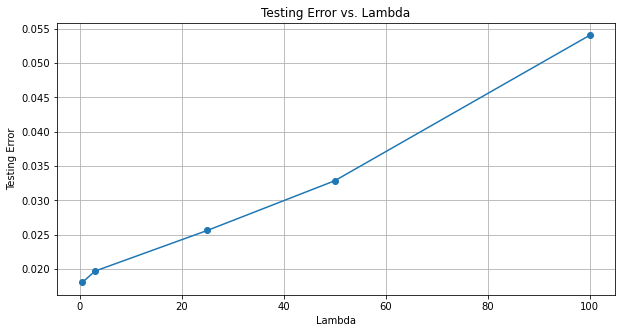

This chart was generated by the following Python code:
import numpy as np
import pandas as pd
import matplotlib.pyplot as plt

# Load the dataset into a pandas DataFrame
file_path = 'crime.csv'
df = pd.read_csv(file_path)

# Separate the data into features (X) and the target variable (y)
X = df.iloc[:, :-1].values  # Exclude the last column as the target variable
y = df.iloc[:, -1].values   # The last column is the target variable

# Custom Standard Scaler Implementation
def custom_standard_scaler(X_train, X_test):
    # Calculate mean and standard deviation from the training set
    mean = np.mean(X_train, axis=0)
    std = np.std(X_train, axis=0)
    
    # Standardize the training set
    X_train_scaled = (X_train - mean) / std
    
    # Standardize the testing set using the same mean and std
    X_test_scaled = (X_test - mean) / std
    
    return X_train_scaled, X_test_scaled

# Custom Train-Test Split Implementation
def custom_train_test_split(X, y, test_size=0.2, random_state=None):
    if random_state is not None:
        np.random.seed(random_state)
    
    # Shuffle the data
    data = np.arange(len(X))
    np.random.shuffle(data)
    X = X[data]
    y = y[data]
    
    # Calculate the split index
    split_index = int((1 - test_size) * len(X))
    
    # Split the data into training and testing sets
    X_train, X_test = X[:split_index], X[split_index:]
    y_train, y_test = y[:split_index], y[split_index:]
    
    return X_train, X_test, y_train, y_test

# Split the data into a training set (S) and a testing set (T)
X_train, X_test, y_train, y_test = custom_train_test_split(X, y, test_size=0.2, random_state=42)

# Define a range of lambda values to test
lambda_values = np.logspace(-3, 3, 100)  # You can adjust the range as needed

# Function to compute soft threshold
def soft_threshold(rho, lambda_val):
    if rho < -lambda_val:
        return rho + lambda_val
    elif rho > lambda_val:
        return rho - lambda_val
    else:
        return 0

# Function to perform coordinate descent for Lasso
def coordinate_descent_lasso(X, y, lambda_val, tolerance=0.0005, max_iterations=100):
    n_samples, n_features = X.shape
    beta = np.zeros(n_features)
    old_beta = np.copy(beta)
    update_counts = []  # To store the number of CD updates
    
    for i in range(max_iterations):
        
        for j in range(n_features):
            
            # Calculate the residual without the j-th feature
            r = y - X.dot(beta) + X[:, j] * beta[j]
            
            # Compute the coordinate-wise update
            new_beta_j = soft_threshold(X[:, j].dot(r), lambda_val) / (X[:, j]**2).sum()
            
            if new_beta_j != beta[j]:
                update_counts.append(1)
            else:
                update_counts.append(0)
            
            # Update the j-th coefficient
            beta[j] = new_beta_j
        
        # Check for convergence
        if np.linalg.norm(beta - old_beta) < tolerance:
            break
        
        old_beta = np.copy(beta)
    
    return beta, update_counts

# Initialize lists to store testing errors
testing_errors = []

# Define the five specific lambda values you want to evaluate
selected_lambda_values = [0.5, 3, 25, 50, 100]

# Train Lasso models with different lambda values
for lambda_val in selected_lambda_values:
    beta, updates = coordinate_descent_lasso(X_train, y_train, lambda_val)
    
    # Calculate testing error (MSE) on the testing set (T)
    test_predictions = X_test.dot(beta)
    test_error = np.mean((test_predictions - y_test) ** 2)
    
    # Print testing error for each lambda value
    print(f"Lambda: {lambda_val:.3f}, Testing Error: {test_error:.3f}")
    
    
    testing_errors.append(test_error)

# Plot testing error versus selected lambda values
plt.figure(figsize=(10, 5))
plt.plot(selected_lambda_values, testing_errors, marker='o')
plt.xlabel("Lambda")
plt.ylabel("Testing Error")
plt.title("Testing Error vs. Lambda")
plt.grid(True)
plt.show()
